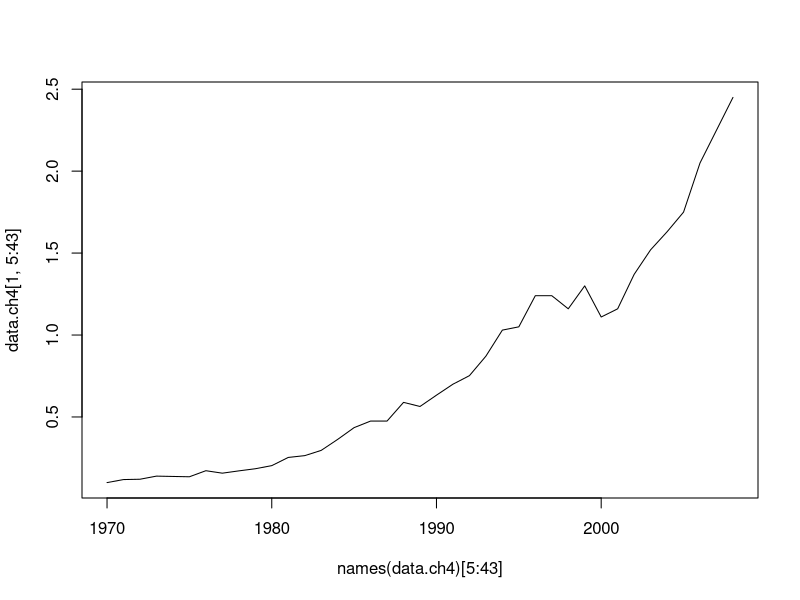

Write R code to recreate this figure.
options(prompt = "R: " )

library(lattice)
data.ch4 <- read.csv2("v4.2_CH4_tot_1970_2008.csv",skip = 2051,stringsAsFactors = FALSE, header = F)
data.ch4 <- data.ch4[0:879,]
data.ch4$V1 <-NULL
data.ch4$V2 <-NULL
data.ch4$V46 <- NULL
names(data.ch4) <- sapply(read.csv2("v4.2_CH4_tot_1970_2008.csv")[9,3:45], as.character)

na.omit(data.ch4)

plot(names(data.ch4)[5:43],data.ch4[1,5:43],type = "l")
srtednia <- mean(data.ch4[1,5:43])

t<- (data.ch4[seq(from = 1, to = 879, by=23),5:43])
t <- colMeans(t)
